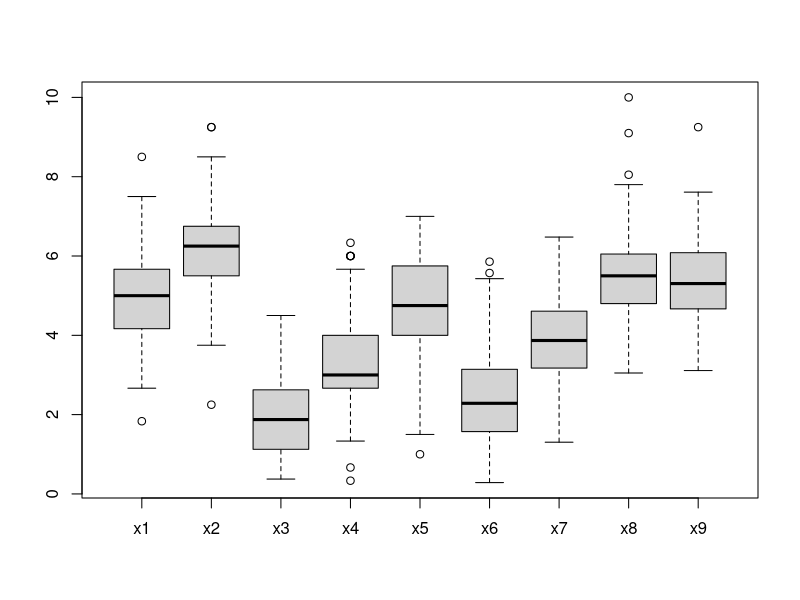
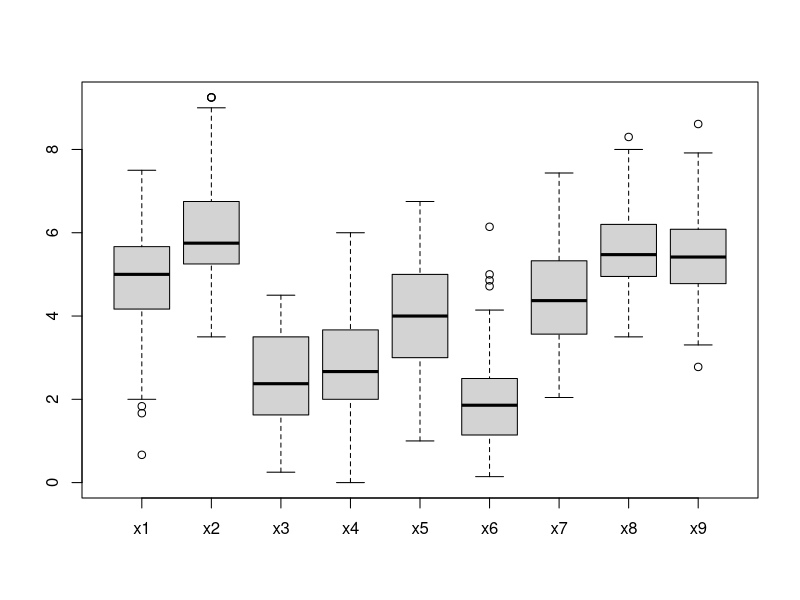

Generate these figures, in order, with R: (Note: this script raises an error after producing the figures.)
## ---- chunk 1
library(lavaan)
library(psych)
meas.idea <- matrix(c(rep("X",3),rep(0,3),rep(0,3),rep(0,3),rep("X",3),rep(0,3), rep(0,3),rep(0,3),rep("X",3)),
       nrow=9,ncol=3,byrow=F)
rownames(meas.idea) <- paste("x",seq(1:9),sep="")
colnames(meas.idea) <- c("Visual","Language", "Speed")
meas.idea
## ---- chunk 2
as.data.frame(meas.idea)
## ---- chunk 3
Pasteur <- with(HolzingerSwineford1939,HolzingerSwineford1939[school=="Pasteur",])
Pasteur.x <- Pasteur[grep("x[0-9]",names(Pasteur))]
## ---- chunk 4
GW <- with(HolzingerSwineford1939,HolzingerSwineford1939[school=="Grant-White",])
GW.x <- GW[grep("x[0-9]",names(GW))]
describe(GW.x)
boxplot(GW.x)
# We can also compare the distributions of the variables with those from the other school:
boxplot(Pasteur.x)
## ---- chunk 5
cfa.model <- 'visual =~ x1 + x2 + x3
              textual =~ x4 + x5 + x6
              speed =~ x7 + x8 + x9'
cfa.fit <- cfa(cfa.model,data=GW.x)
summary(cfa.fit, rsq=T, fit.measures=T, standardized=T)
## ---- chunk 6
res.GW <- residuals(cfa.fit,type="cor")
res.GW
## ---- chunk 7
# Let's first pick only the part of the residuals that we actually need:
res.GW <- residuals(cfa.fit,type="cor")$cor
## ---- chunk 8
library(qgraph) # We use this package for drawing the figure
qgraph(res.GW, layout="circle", graph="default")
## ---- chunk 9
lavInspect(cfa.fit,what="cor.ov")
## ---- chunk 10
library(semTools)
## ---- chunk 11
measurementInvariance(cfa.model,data=HolzingerSwineford1939, group="school")
